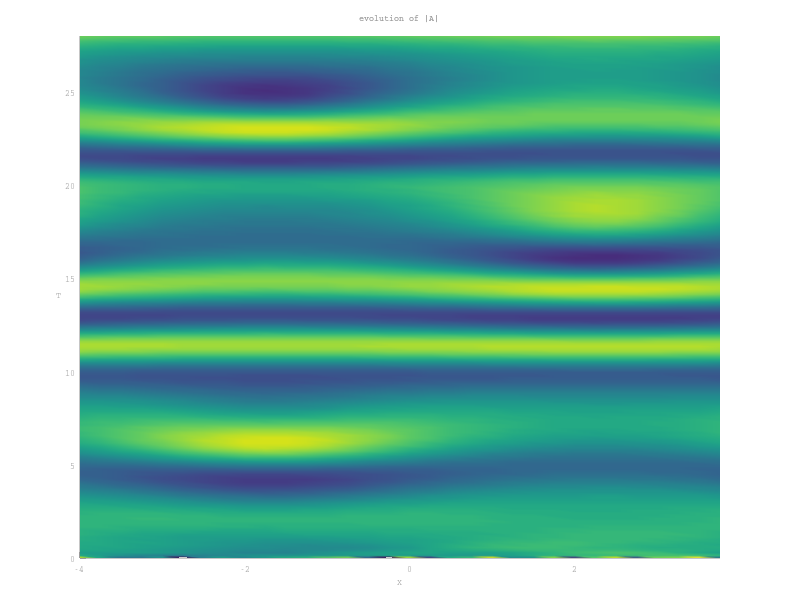

Write MATLAB code to recreate this figure. (Note: this script raises an error after producing the figure.)
% CGLsim1D.m
% Copyright David M. Winterbottom 2005

% ************************************************************
% Simulating the complex Ginzburg-Landau equation in 1D using
% pseudo-spectral code and ETD2 exponential time-stepping (See
% Matthews and Cox, J. Comp. Phys., 176 430-455, 2002)
% ************************************************************
clear all;

disp('*** 1D CGL SIMULATION ***');

% Set equation coefficients
% a = -2;
% b = 0.7;
% a = -2; b = 2;
a = 2;
b = -2;

% save_results = false;
save_results = true;

% Set system parameters
% L    = 200;       % Domain size
% L    = 50;       % Domain size
% L    = 18;       % Domain size
L    = 8;       % Domain size
% Tmax = 200;       % Simulation time
% N    = 512;       % Number of grid points
% dT   = 0.05;      % Timestep (choose between 0.01 and 0.05)
% dps  = 1000;      % Number of stored times
ic   = 'pulse';   % Initial condition: choose 'zero', 'tw', 'uniform' or 'pulse'
n    = 0;         % Winding number for 'tw' initial condition
% N    = 128;       % Number of grid points, default
% N    = 64;       % Number of grid points, default
N    = 32;       % Number of grid points, default
% N    = 20;       % Number of grid points
% N    = 10;       % Number of grid points
% N    = 6;       % Number of grid points
% time_scale = 70;
% time_scale = 50;
% time_scale = 10;
time_scale = 1;
% dT   = 0.05;      % Timestep, default
% dT   = 0.05/time_scale;      % Timestep
% dT   = 0.07;      % Timestep
dT   = 1e-4;      % Timestep
% sample_dT = 0.01;
sample_dT = 0.07;
% sample_dT = 0.1;
% sample_dT = 1e-4;

% dps  = 1000000;  %50 200     % Number of stored times
% dps  = 700000;  %50 200     % Number of stored times
% dps  = 300000;  %50 200     % Number of stored times
% dps  = 100000;  %50 200     % Number of stored times
% dps  = 80000 + 5000;  %50 200     % Number of stored times
% dps  = 80000 + 10;  %50 200     % Number of stored times
% dps  = 80000;  %50 200     % Number of stored times
% dps  = 60000;  %50 200     % Number of stored times
% dps  = 30000;  %50 200     % Number of stored times
% dps  = 20000;  %50 200     % Number of stored times
% dps  = 10000;  %50 200     % Number of stored times
% dps  = 2000;  %50 200     % Number of stored times
% dps  = 1000;  %50 200     % Number of stored times
% dps  = 800;  %50 200     % Number of stored times
% dps  = 400;  %50 200     % Number of stored times
% dps  = 200;  %50 100     % Number of stored times, default
dps  = 200;  %50 100     % Number of stored times, default
Tmax = 2 * sample_dT / dT * dps * dT;
co   = 0;         % Whether to continue simulation from final values of previous

% Calculate some further parameters
% nmax = round(Tmax/dT);
nmax = round(Tmax/dT);
q    = n*2*pi/L; 
X    = (L/N)*(-N/2:N/2-1)'; 
nplt = floor(nmax/dps);

% lyapunov_sum = 0;

% Define initial conditions
if co == 0 
	Tdata = zeros(1,dps+1);
	if strcmp(ic, 'zero')
		A = zeros(size(X)) + 10^(-2)*randn(size(X));
	elseif strcmp(ic, 'tw')
		A 	= sqrt(1-q^2)*exp(i*q*X) + 10^(-2)*randn(size(X));
	elseif strcmp(ic, 'uniform')
		A 	= ones(size(X)) + 0.01*randn(size(X));
    elseif strcmp(ic, 'pulse')
		A = sech((X+10).^2) + 0.8*sech((X-30).^2) + 10^(-2)*randn(size(X));
		% A = sech((X+10).^2) + 0.8*sech((X-30).^2) + 10^(-2)*randn(size(X));
	    A = 100 * A;
    else
		error('invalid initial condition selected')
	end
	Tdata(1) = 0;
else
	A         = Adata(:,end);
	starttime = Tdata(end);
	Tdata     = zeros(1,dps+1);
	Tdata(1)  = starttime;
	disp('    CARRYING OVER...')
end	

% Set wavenumbers and data arrays
k = [0:N/2-1 0 -N/2+1:-1]'*(2*pi/L);
k2 = k.*k; k2(N/2+1) = ((N/2)*(2*pi/L))^2;
Adata     = zeros(N,dps+1);
A_hatdata = zeros(N,dps+1);
A_hat          = fft(A);
Adata(:,1)     = A;
A_hatdata(:,1) = A_hat;

% Compute exponentials and nonlinear factors for ETD2 method
cA 	    	= 1-k2*(1+i*a);
expA 	  	= exp(dT*cA);
nlfacA  	= (exp(dT*cA).*(1+1./cA/dT)-1./cA/dT-2)./cA;
nlfacAp 	= (exp(dT*cA).*(-1./cA/dT)+1./cA/dT+1)./cA;

% Solve PDE
dataindex = 2;
for n = 1:nmax
	T = Tdata(1) + n*dT;
	A = ifft(A_hat);
	
	% Find nonlinear component in Fourier space
	nlA	= -(1+i*b)*fft(A.*abs(A).^2);
	
	% Setting the first values of the previous nonlinear coefficients
	if n == 1
		nlAp = nlA;
	end
	
	% Time-stepping
	A_hat = A_hat.*expA + nlfacA.*nlA + nlfacAp.*nlAp;
	nlAp  = nlA;
	
	% Saving data
	if mod(n,nplt) == 0 
        % nextA = ifft(A_hat);
        % ln = log(abs((nextA-A)/sample_dT));
        % prevA = Adata(:, int32(n/nplt));
        % ln = log(abs((A-prevA)/sample_dT));
        % if ln(1) == -Inf
        %     display(ln(1));
        %     break;
        % end
        % lyapunov_sum = lyapunov_sum + ln;

		A = ifft(A_hat);
		Adata(:,dataindex)     = A;
		A_hatdata(:,dataindex) = A_hat; 
		Tdata(dataindex)       = T;
		dataindex              = dataindex + 1;
    end

    % if n>10000
    %     nextA = ifft(A_hat);
    %     ln = log(abs((nextA-A)/dT));
    %     if ln(1) == -Inf
    %         display(ln(1));
    %         break;
    %     end
    %     lyapunov_sum = lyapunov_sum + ln;
    % end
	
	% Commenting on time elapsed
	if mod(n,floor(nmax/10)) == 0
		outp = strcat('  n= ', num2str(n), ' completed'); disp(outp);
	end
end
% lyapunov = lyapunov_sum / n * (sample_dT/dT);
% display(lyapunov);

% Plot evolution
figure('position', [200 200 300 350])
surf(X,Tdata,real(Adata).')
view(0,90), shading interp, axis tight;
% set(gca,'position', [0 0 1 1])
 set(gca,'position', [0.1 0.07 0.8 0.87])
set(gca,...
	'xcolor',		[0.6 0.6 0.6],...
	'ycolor',		[0.6 0.6 0.6],...
	'fontsize',	6,...
	'fontname', 'courier')
xlabel('X',...
	'fontname', 'courier',...
	'fontsize', 6,...
	'color',		[0.6 0.6 0.6])
ylabel('T',...
	'fontname', 'courier',...
	'fontsize', 6,...
	'color',		[0.6 0.6 0.6],...
	'rotation', 0)
title('evolution of |A|',...
	'fontname', 'courier',...
	'fontsize', 6,...
	'color', 		[0.6 0.6 0.6])

data_dir = '';
% data_dir = 'results/CGL1d/';
%% save for parallel
if true % train data
    n_steps = dps;
    % data_kind = 'NLCGL';
    data_kind = 'CGL';
    L = 8; N = 32; dps = n_steps;
    n_data = 2 * N;
    filename = [data_dir 'CGL2' '_L' num2str(L), '_N_' num2str(N) '_dps' num2str(dps) '.mat'];
    Adata = [real(Adata(:,1:end-1)); imag(Adata(:,1:end-1))].';
    % Adata = Adata.';
    train_input_sequence = zeros(n_steps, n_data);
    train_input_sequence(:, 1:2:end) = Adata(:, 1:n_data/2);
    train_input_sequence(:, 2:2:end) = Adata(:, n_data/2+1:end);
    save(filename, 'train_input_sequence', '-v7.3');
elseif false % test data
    test_input_sequence = Adata.';
    filename = [data_dir 'CGL2' '_L' num2str(L), '_N_' num2str(N) '_dps' num2str(dps) '.mat'];
    save(filename, 'test_input_sequence', '-v7.3');
end

%% save for simulation_future
if false %save_results
    % filename = strcat('results/CGL1d/Adata', '_L', num2str(L), '_N_', num2str(N), '_dps', num2str(dps), '.mat');
    filename = strcat(data_dir, 'Adata', '_L', num2str(L), '_N_', num2str(N), '_dps', num2str(dps), '.mat');
    save(filename, 'Adata', '-v7.3');
    % filename2 = strcat('results/CGL1d/CGL', '_L', num2str(L), '_N_', num2str(N), '_dps', num2str(dps), '.mat');
    filename2 = strcat(data_dir, 'CGL', '_L', num2str(L), '_N_', num2str(N), '_dps', num2str(dps), '.mat');
    save(filename2, '-v7.3');
    display(filename);
end
